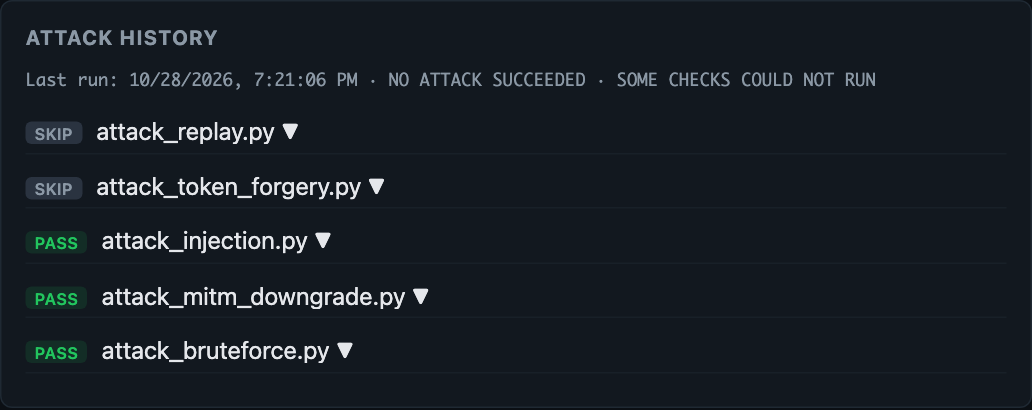
#> input picture report-output/evidence/after-fixes/screenshots/S04b-attack-history-runA-skips.png, 1032 x 410 px; the run also reads 1 picture not shown here
$ python make_assets.py
#> lines starting #> are read from the running program, lines starting #| are printed output that depends on the picture
"""Report-ready screenshots (credential footer cropped out) and terminal-style renderings of captured logs."""
import html, sys
from pathlib import Path
from PIL import Image
HERE = Path(__file__).parent; ROOT = HERE.parent
EV = ROOT / "evidence"; OUT = ROOT / "assets" / "screens"; OUT.mkdir(parents=True, exist_ok=True)

# 1) screenshots: copy unchanged, except the two login screenshots which are cropped above the demo-credential footer
for f in sorted((EV / "screenshots").glob("S0*.png")):
    im = Image.open(f).convert("RGB")
#> im is the input picture: PIL image 1032x410 RGB; mean R, G, B 23.9, 30.4, 37.2
    if f.name.startswith(("S01", "S02")) and im.width > 1500:   # evidence copies are already cropped (credential footer removed)
        im = im.crop((660, 190, 1500, 760))
    im.save(OUT / f.name, optimize=True)

AFS = EV / "after-fixes" / "screenshots"
if AFS.exists():
    for f in sorted(AFS.glob("*.png")):
        Image.open(f).convert("RGB").save(OUT / f.name, optimize=True)
    a, b = Image.open(AFS / "S04b-attack-history-runA-skips.png").convert("RGB"), Image.open(AFS / "S04c-attack-history-runB-all-pass.png").convert("RGB")
    w = max(a.width, b.width); sheet = Image.new("RGB", (w, a.height + b.height + 24), "#ffffff")
#> after `w = max(a.width, b.width)`: w = 1032
#> after `sheet = Image.new('RGB', (w, a.height + b.height + 24), '#ffffff')`: sheet: PIL image 1032x844 RGB; every value is 255
    sheet.paste(a, (0, 0)); sheet.paste(b, (0, a.height + 24)); sheet.save(OUT / "S04bc-attack-history-after-fix.png", optimize=True)
#> after `sheet.paste(a, (0, 0))`:
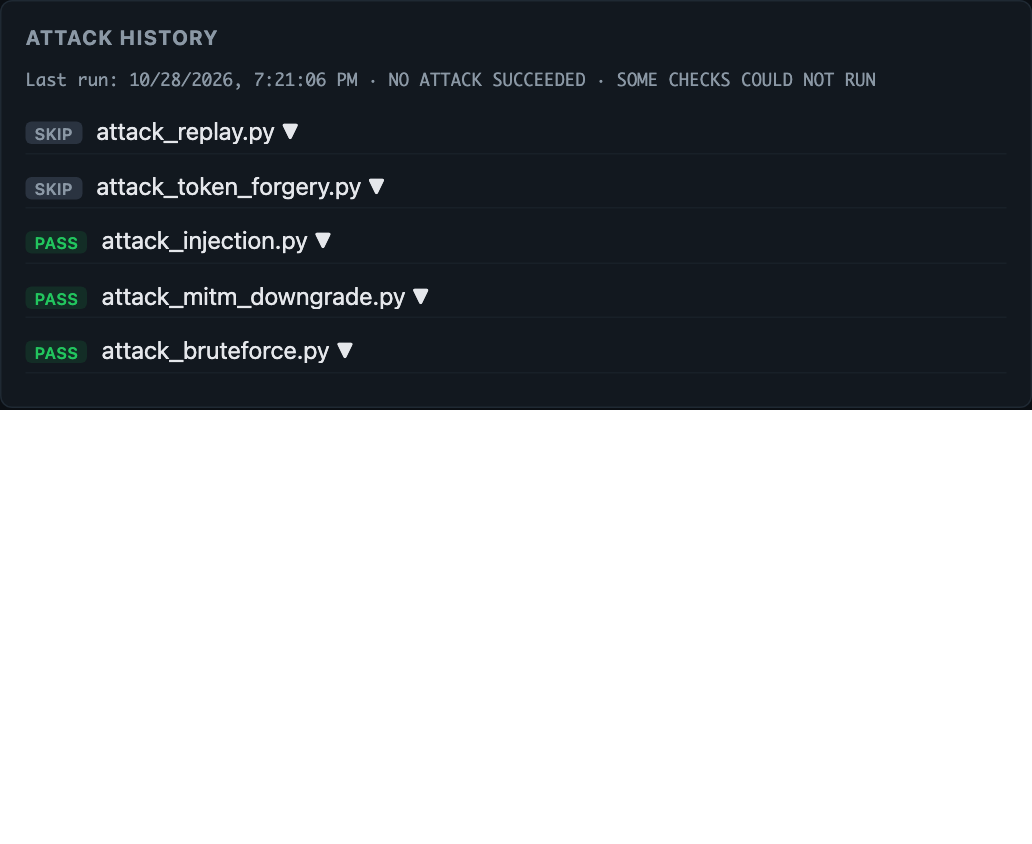
#> sheet: PIL image 1032x844 RGB; mean R, G, B 142.7, 145.9, 149.2
#> after `sheet.paste(b, (0, a.height + 24))`:
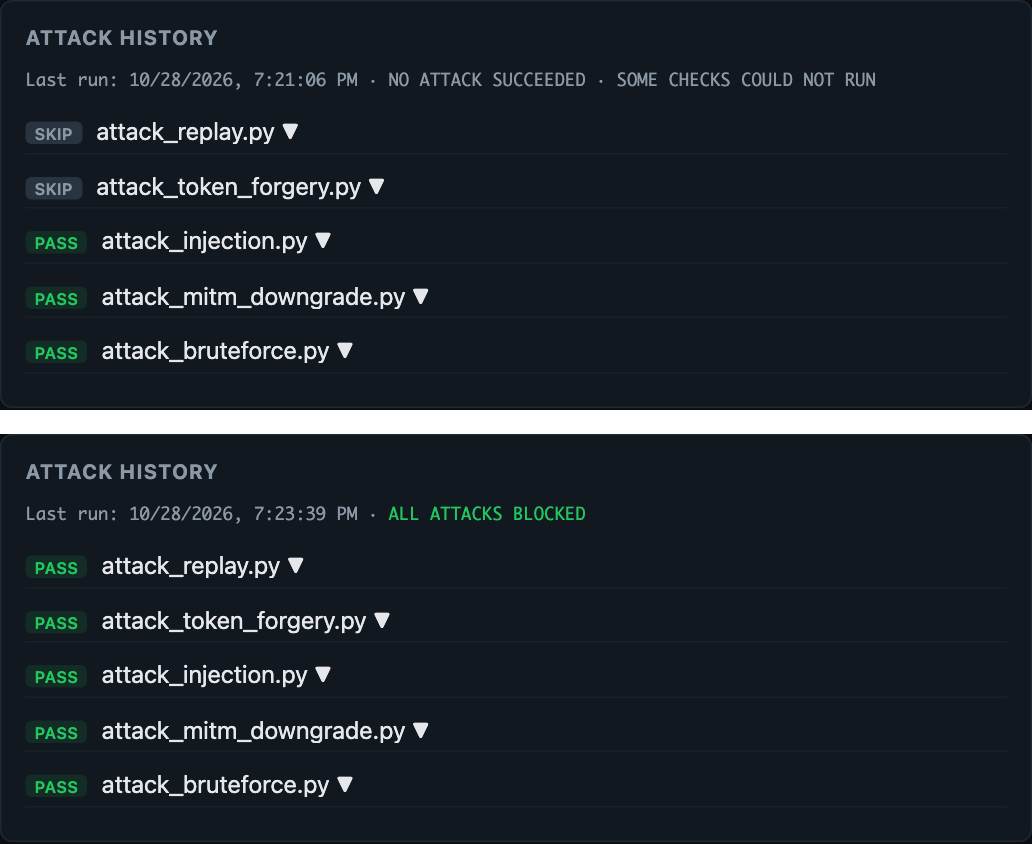
#> sheet: PIL image 1032x844 RGB; mean R, G, B 30.1, 36.7, 43

# 2) terminal renderings of real captured text
def lines_of(path, a=None, b=None):
#> (the run stopped early here; a loop or call above may not have finished)
